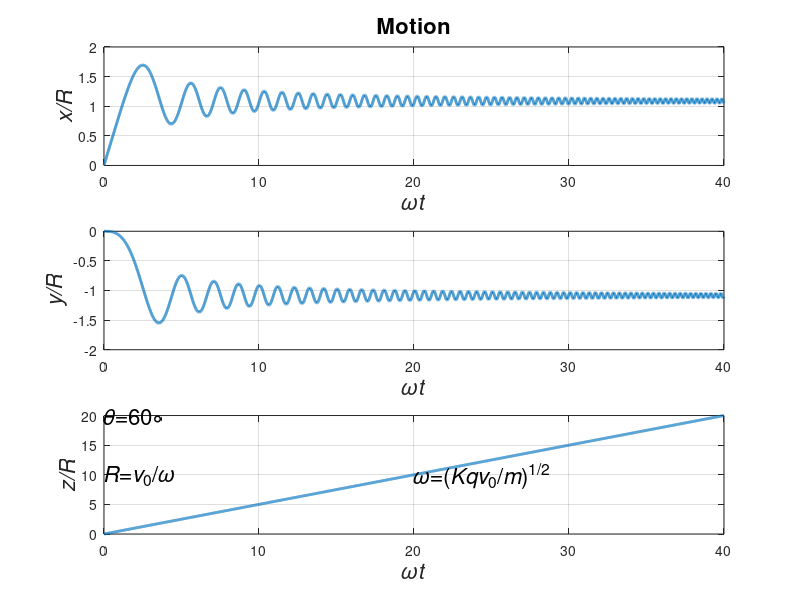
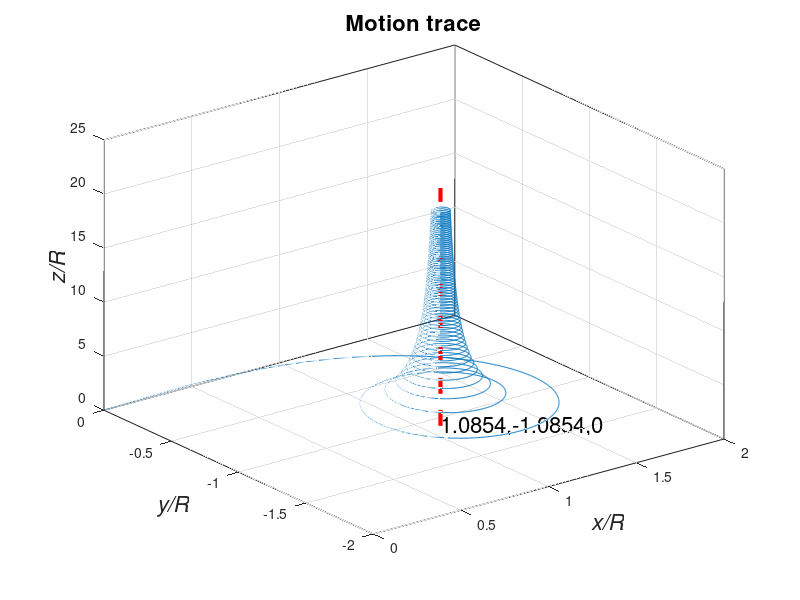

MATLAB code to generate these figures, in order:

clear, clc
%% 
theta=60;                              
th=theta*pi/180;                       
tm=40;                                
dt=0.005;                             
t=0:dt:tm;                             
%----------------------------------------------------------
u=t*sqrt(cos(th)/2);                  
fsin=inline('sin(x.^2)');             
fcos=inline('cos(x.^2)');             
x=sin(th)*cumsum(fcos(u))*dt;      
y=-sin(th)*cumsum(fsin(u))*dt;         
z=cos(th)*t;                                        
%-------------------------------------------------------
r={x,y,z};                           
fs=16;                               
figure                                
for i=1:3                              
    subplot(3,1,i)                     
    plot(t,r{i},'LineWidth',2)         
    grid on                            
    if i==1, title('Motion','FontSize',fs),end
    xlabel('\it\omegat','FontSize',fs) 
    ylabel(['\it',char(double('x')+i-1),'/R'],'FontSize',fs)
end                                    
zm=max(z);                             
text(0,zm,['\it\theta\rm=',num2str(theta),'\circ'],'FontSize',fs)
text(tm/2,zm/2,'\it\omega\rm=(\itKqv\rm_0/\itm\rm)^{1/2}','FontSize',fs)
text(0,zm/2,'\itR\rm=\itv\rm_0/\it\omega','FontSize',fs)
axis tight
%% -----------------------------------------------------
figure                                
comet3(x,y,z)                         
plot3(x,y,z)                          
title('Motion trace','FontSize',fs)
xlabel('\itx/R','FontSize',fs)         
ylabel('\ity/R','FontSize',fs)       
zlabel('\itz/R','FontSize',fs)         
grid on                              
box on                                
xm=sin(th)/2*sqrt(pi/cos(th));       
hold on                                
plot3([1,1]*xm,[-1,-1]*xm,[0,zm*1.1],'r--','LineWidth',3)
txt=[num2str(xm),',',num2str(-xm),',0'];
text(xm,-xm,0,txt,'FontSize',fs)       
